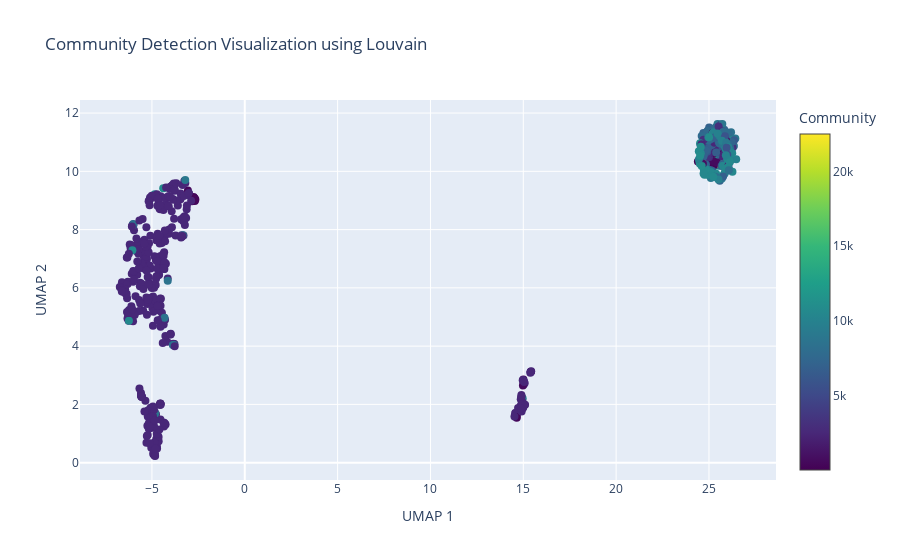

Here is the notebook cell this chart was saved with:
### Code cell
import plotly.graph_objects as go
import pandas as pd
import numpy as np
from sklearn.manifold import TSNE

# Example: Assuming you already have the UMAP or t-SNE 2D embeddings and community data in df_merged

# For visualization, use UMAP or t-SNE embeddings for positioning nodes in 2D space
# Assuming df_merged['umap_x'] and df_merged['umap_y'] represent the 2D coordinates of your nodes
# Also assuming 'multiCommunity' represents the community assignment for each paper

# Create a scatter plot to visualize the papers by their community assignment
trace = go.Scatter(
    x=df_merged['umap_x'],  # X-coordinate (from UMAP or t-SNE)
    y=df_merged['umap_y'],  # Y-coordinate (from UMAP or t-SNE)
    mode='markers',
    marker=dict(
        color=louvain['community'],  # Color by community
        colorscale='Viridis',  # Use a color scale to represent different communities
        size=8,
        colorbar=dict(title='Community')  # Add color bar for community legend
    ),
    text=df_merged['id'],  # Tooltip information (e.g., paper IDs)
    hoverinfo='text'  # Display paper ID on hover
)

# Layout settings
layout = go.Layout(
    title="Community Detection Visualization using Louvain",
    xaxis=dict(title="UMAP 1"),
    yaxis=dict(title="UMAP 2"),
    showlegend=False
)

# Create the figure and show the plot
fig = go.Figure(data=[trace], layout=layout)
fig.show()

### Figure 1 — Plotly figure (JSON) as saved in the notebook; plotly's stock layout.template omitted (floating-point values rounded to 4 significant figures; data arrays with more than 128 entries replaced by an {"elided": "..."} marker saying what was removed)
{"data": [{"hoverinfo": "text", "marker": {"color": {"elided": "617 int values"}, "colorbar": {"title": {"text": "Community"}}, "colorscale": [[0, "#440154"], [0.1111, "#482878"], [0.2222, "#3e4989"], [0.3333, "#31688e"], [0.4444, "#26828e"], [0.5556, "#1f9e89"], [0.6667, "#35b779"], [0.7778, "#6ece58"], [0.8889, "#b5de2b"], [1, "#fde725"]], "size": 8}, "mode": "markers", "text": {"elided": "617 str values"}, "type": "scatter", "x": {"elided": "617 float values"}, "y": {"elided": "617 float values"}}], "layout": {"showlegend": false, "title": {"text": "Community Detection Visualization using Louvain"}, "xaxis": {"title": {"text": "UMAP 1"}}, "yaxis": {"title": {"text": "UMAP 2"}}}}
